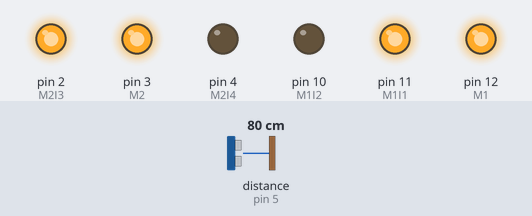
The sketch below on a simulated Arduino Uno, built with avr-gcc and run on an emulated ATmega328P. Shown: output pins drawn as LEDs (lit = HIGH). Wiring (inferred from the names in the program): ultrasonic range finder: trigger pin 6; echo pin 5. The test bench sets the inputs (shaded band); at power-on: distance to the obstacle (sensor on pin 5) 80 cm. The echo pulse lasts 58.3 µs per cm; pins used as bus, display or sensor lines are not drawn.

Above: at 1.2 s.
1.3 s: distance to the obstacle (sensor on pin 5) set to 12 cm
2.8 s: distance to the obstacle (sensor on pin 5) set to 9 cm
At 4.8 s:
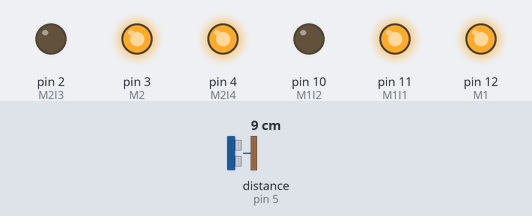
5.3 s: distance to the obstacle (sensor on pin 5) set to 18 cm
At 6.4 s:
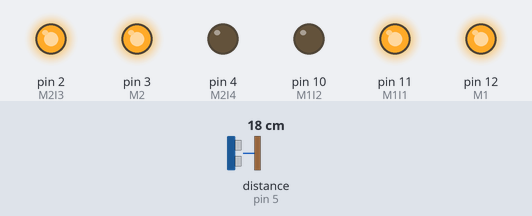
7.3 s: distance to the obstacle (sensor on pin 5) set to 2 cm
At 8.1 s:
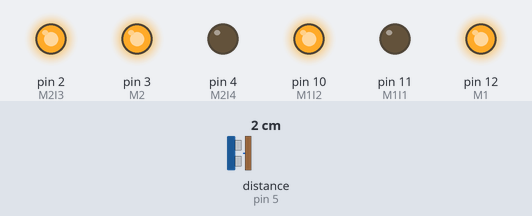
Timing chart, 0 to 10.3 s (numbered marks = the images above; inputs shaded):
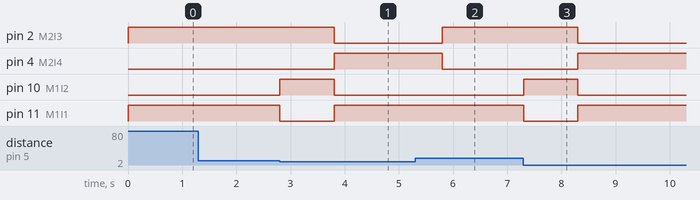

Measured:
- the behaviour switches between 11 and 10 cm on distance to the obstacle (sensor on pin 5) (found by bisection; images 0 and 1)
- after the input at 1.3 s, every drawn part: stays the same
- after the input at 2.8 s, pin 2 (M2I3): HIGH → LOW after 1.0 s; pin 4 (M2I4): LOW → HIGH after 1.0 s; pin 10 (M1I2): LOW → HIGH at once, → LOW 1.0 s later; pin 11 (M1I1): HIGH → LOW at once, → HIGH 1.0 s later
- after the input at 5.3 s, pin 2 (M2I3): LOW → HIGH after 0.50 s instead of 1.5 s; pin 4 (M2I4): HIGH → LOW after 0.50 s instead of 1.5 s; pin 10 (M1I2): stays LOW (without the input it goes to HIGH after 1.5 s); pin 11 (M1I1): stays HIGH (without the input it goes to LOW after 1.5 s)
- after the input at 7.3 s, pin 2 (M2I3): HIGH → LOW after 1.0 s; pin 4 (M2I4): LOW → HIGH after 1.0 s; pin 10 (M1I2): LOW → HIGH at once, → LOW 1.0 s later; pin 11 (M1I1): HIGH → LOW at once, → HIGH 1.0 s later

The sketch:

rover.ino
```cpp
const int M1 = 12;
const int M2 = 3;
const int M1I1 = 11;
const int M1I2 = 10;
const int M2I3 = 2;
const int M2I4 = 4;
const int trigPin = 6;
const int echoPin = 5;
void setup()
{
  pinMode(M1, OUTPUT);
  pinMode(M2, OUTPUT);
  pinMode(M1I1, OUTPUT);
  pinMode(M2I3, OUTPUT);
  pinMode(M1I2, OUTPUT);
  pinMode(M2I4, OUTPUT);

  pinMode(trigPin, OUTPUT);     // Sets the trigPin as an OUTPUT
  pinMode(echoPin, INPUT);      // Sets the echoPin as an INPUT
  Serial.begin(9600);           // Configure and start Serial Communication
  moveforward();
}

int readUltrasonic(){
  long duration;                // Variable for the duration of sound wave travel
  int distance;                 // Variable for the distance measurement

  // Clears the trigPin condition
  digitalWrite(trigPin, LOW);
  delayMicroseconds(2);

  // Sets the trigPin HIGH (ACTIVE) for 10 microseconds
  digitalWrite(trigPin, HIGH);
  delayMicroseconds(10);
  digitalWrite(trigPin, LOW);

  // Reads the echoPin, returns the sound wave travel time in microseconds
  duration = pulseIn(echoPin, HIGH);

  // Calculating the distance
   // Speed of sound wave divided by 2 (go and back)
  distance = duration * 0.034 / 2;

  return distance;
}


void loop() {
  int distance;
  distance = readUltrasonic();
  if(distance<10){
    stop();
    turnleft();
    distance = readUltrasonic();
    if(distance<10){
      turnright();
      turnright();
      distance = readUltrasonic();
      if(distance<10){
        turnright();
      }
    }
    moveforward();
  }
}

void turnleft(){
  digitalWrite(M1, HIGH);
  digitalWrite(M2, HIGH);
  digitalWrite(M1I1, LOW);
  digitalWrite(M2I3, HIGH);
  digitalWrite(M1I2, HIGH);
  digitalWrite(M2I4, LOW);
  delay(1000);
  stop();
}

void turnright(){
  digitalWrite(M1, HIGH);
  digitalWrite(M2, HIGH);
  digitalWrite(M1I1, HIGH);
  digitalWrite(M2I3, LOW);
  digitalWrite(M1I2, LOW);
  digitalWrite(M2I4, HIGH);
  delay(1000);
  stop();
}

void moveforward(){
  digitalWrite(M1, HIGH);
  digitalWrite(M2, HIGH);
  digitalWrite(M1I1, HIGH);
  digitalWrite(M2I3, HIGH);
  digitalWrite(M1I2, LOW);
  digitalWrite(M2I4, LOW);
}

void stop(){
  digitalWrite(M1, LOW);
  digitalWrite(M2, LOW);
}
```
